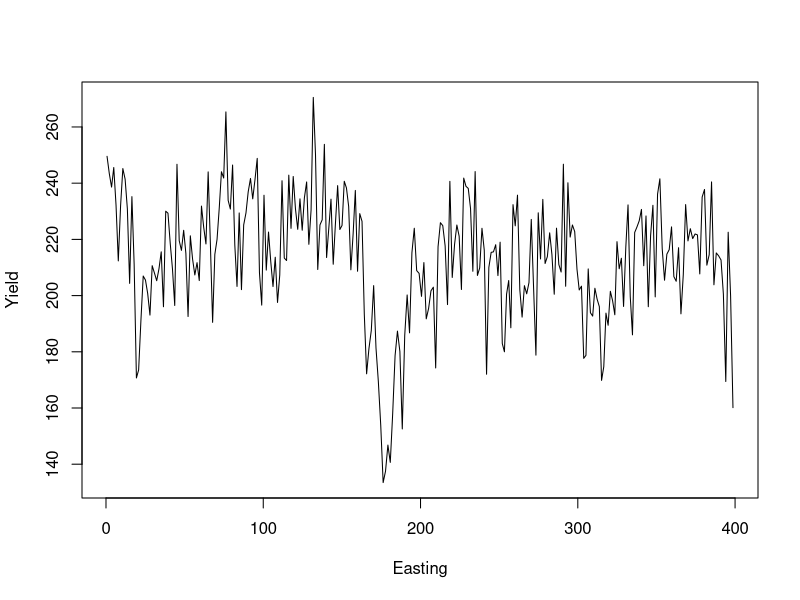

The R source for this figure: (Note: this script raises an error after producing the figure.)
## ---- chunk 1
SinglePass.dat <- read.csv('./data/SinglePass.csv', header=TRUE)
plot(Yield ~ Easting, type='l', data=SinglePass.dat)
## ---- chunk 2
knots = 3:30
library(mgcv)
sum <- 0
OCV <- c()

# gam library smoothing splits
for(i in knots) {
  current.gam <- gam(Yield ~ s(Easting, ,bs="bs", k=i), data=SinglePass.dat)

#  PredictionsGAMGAM.dat[,'Yield'][PredictionsGAMGAM.dat[,'Knots']==knots[i]] = predict(current.lm)
 # mask <- SplitsComp.dat[,'Knots'] == knots[i] & SplitsComp.dat[,'Method'] == 'gam smoothing spline'
  sum <- 0
  for(j in 1:dim(SinglePass.dat)[1]) {
    current.d <- SinglePass.dat[-j,]
    #this gives us an error on predict
    ##current.model <- gam(Yield ~ s(Easting, df=knots[i]+3), data=current.d)
    current.model <- update(current.gam, data =current.d)
    new.dat <- SinglePass.dat[j,]
    predicted <- predict(current.model, newdata = new.dat)
    diff <- predicted - new.dat[,'Yield']
    sum  <- sum+(diff)^2
  }
  OCV <- c(OCV, sum/dim(SinglePass.dat)[1])
}
## ---- chunk 3
plot(OCV ~ knots)
## ---- chunk 4
res <- smoothCon(s(Easting,bs="bs"),SinglePass.dat)[[1]]
image(res$X)
## ---- chunk 5
res <- smoothCon(s(Easting,bs="ps"),SinglePass.dat)[[1]]
image(res$X)
## ---- chunk 6
library(splines)
bs_basis <- bs(SinglePass.dat$Easting, df = 10)
image(bs_basis)
## ---- chunk 7
library(splines2)
bs_basis_splines2 <- bSpline(SinglePass.dat$Easting, df = 10)
image(bs_basis_splines2)
## ---- chunk 8
knots = 3:30
library(gam)
sum <- 0
OCV <- c()

# gam library smoothing splits
for(i in knots) {
  current.gam <- gam(Yield ~ s(Easting, df=i), data=SinglePass.dat)
  sum <- 0
  for(j in 1:dim(SinglePass.dat)[1]) {
    current.d <- SinglePass.dat[-j,]
    #this gives us an error on predict
    ##current.model <- gam(Yield ~ s(Easting, df=knots[i]+3), data=current.d)
    current.model <- update(current.gam, data =current.d)
    new.dat <- SinglePass.dat[j,]
    predicted <- predict(current.model, newdata = new.dat)
    diff <- predicted - new.dat[,'Yield']
    sum  <- sum+(diff)^2
  }
  OCV <- c(OCV, sum/dim(SinglePass.dat)[1])
}
## ---- chunk 9
plot(OCV ~ knots)
